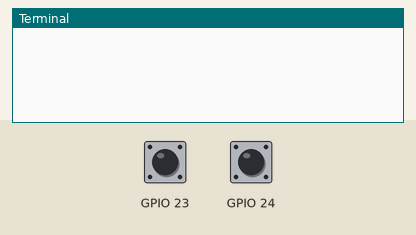
Recording of a program running on a simulated Raspberry Pi (BCM pin numbers). On the bench: the last lines printed to the terminal. The test bench sets the inputs (shaded band); at power-on: GPIO 24 LOW, GPIO 23 HIGH. At 2.9 s the program stops and its outputs stay as they are.

Above: at 1.2 s.
1.3 s: GPIO 24 pulled HIGH for 0.15 s
At 2.5 s:
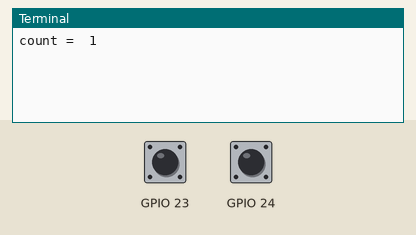
2.9 s: GPIO 23 pulled LOW for 0.15 s
At 3.8 s:
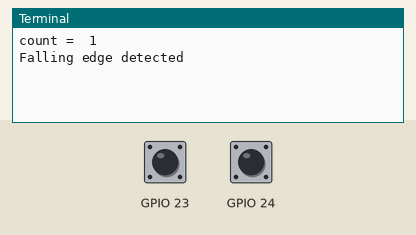

The program:

btn_int2.py
```python
import RPi.GPIO as GPIO
import time

GPIO.setmode(GPIO.BCM)
GPIO.setup(23, GPIO.IN, pull_up_down=GPIO.PUD_UP)
GPIO.setup(24, GPIO.IN, pull_up_down=GPIO.PUD_DOWN)

count = 0
def handler(channel):
    global count
    count += 1
    print("count = ", count)

GPIO.add_event_detect(24, GPIO.RISING, callback=handler)
try:
    GPIO.wait_for_edge(23, GPIO.FALLING)
    print("Falling edge detected")
except KeyboardInterrupt:
    print("Program end...")
GPIO.cleanup()
```

Measured:
- after the input at 1.3 s, the terminal: prints a new line at once (image 1)
- after the input at 2.9 s, the terminal: prints a new line at once (image 2)
